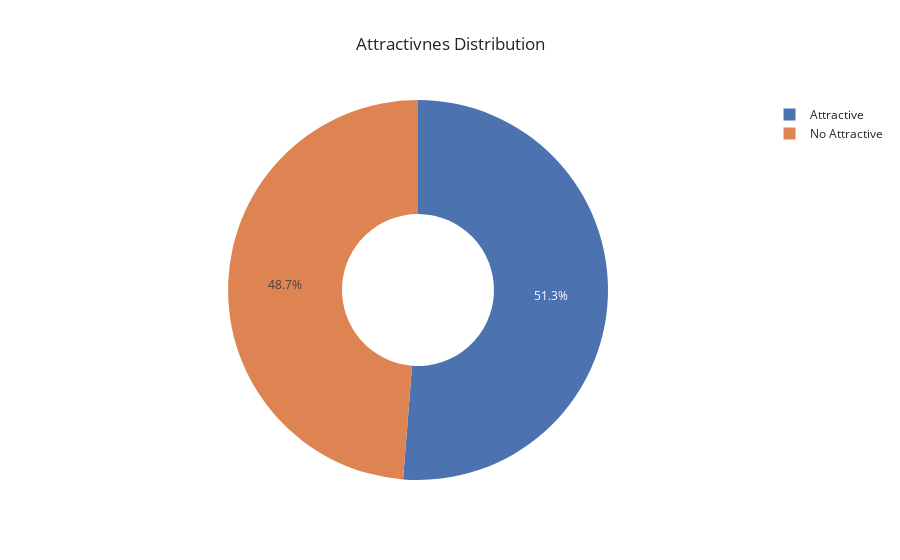

This figure's notebook cell:
### Code cell
# Plotting attractiveness distribution pie plot
labels = {1:'Attractive', 0:'No Attractive'} # Assigning 'Attractive' value for 1 and 'No Attractive' value for 0
value_counts = attractive['Attractive'].value_counts()
values = pd.DataFrame({'Attractive': value_counts.index, 'count': value_counts.values})
values['Attractive'] = values['Attractive'].map(labels)
fig = px.pie(values, values = 'count', names = 'Attractive', template = 'seaborn',
            title = 'Attractivnes Distribution')
fig.update_traces(hole = .4)
fig.show()

### Figure 1 — Plotly figure (JSON) as saved in the notebook; plotly's stock layout.template omitted (floating-point values rounded to 4 significant figures)
{"data": [{"domain": {"x": [0, 1], "y": [0, 1]}, "hole": 0.4, "hovertemplate": "Attractive=%{label}<br>count=%{value}<extra></extra>", "labels": ["Attractive", "No Attractive"], "legendgroup": "", "name": "", "showlegend": true, "type": "pie", "values": [103833, 98766]}], "layout": {"autosize": true, "legend": {"tracegroupgap": 0}, "title": {"text": "Attractivnes Distribution"}}}
